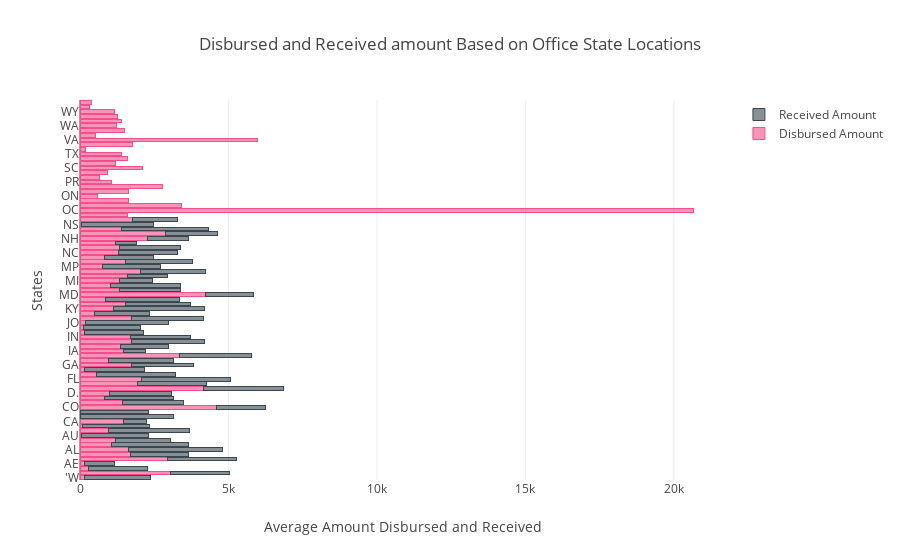

The notebook cell this image was saved under:
### Code cell
y=statesColDF['rec_sta'][statesColDF['rec_sta'].str.len()==2]
x1=statesColDF['dis_amo_x'][statesColDF['dis_amo_x']>0]
x2=statesColDF['dis_amo_y'][statesColDF['dis_amo_y']>0]

trace1 = go.Bar(
    y=y,
    x=x1,
    name='Disbursed Amount',
    orientation = 'h',
    marker = dict(
        color = 'rgba(246, 78, 139, 0.6)',
        line = dict(
            color = 'rgba(246, 78, 139, 1.0)',
            width = 1)
    )
)
trace2 = go.Bar(
    y=y,
    x=x2,
    name='Received Amount',
    orientation = 'h',
    marker = dict(
        color = 'rgba(58, 71, 80, 0.6)',
        line = dict(
            color = 'rgba(58, 71, 80, 1.0)',
            width = 1)
        
    )
)

data = [trace1, trace2]
layout = go.Layout(
    barmode='stack',
    title='Disbursed and Received amount Based on Office State Locations',
    xaxis = dict(title = 'Average Amount Disbursed and Received'),
    yaxis = dict(title = 'States')
)


fig = go.Figure(data=data, layout=layout)
py.offline.iplot(fig)

### Figure 1 — Plotly figure (JSON) as saved in the notebook; plotly's stock layout.template omitted (floating-point values rounded to 4 significant figures)
{"data": [{"marker": {"color": "rgba(246, 78, 139, 0.6)", "line": {"color": "rgba(246, 78, 139, 1.0)", "width": 1}}, "name": "Disbursed Amount", "orientation": "h", "type": "bar", "x": [167.6, 3042.0, 295.5, 145, 2950, 1688.0, 1636.0, 1052.0, 1192.0, 60, 966.1, 86.81, 1474.0, 25, 9.99, 4614.0, 1441.0, 837, 1000, 4176.0, 1922.0, 2071.0, 545.9, 134.7, 1751.0, 962.7, 3342.0, 1464.0, 1376.0, 1736.0, 1715.0, 150.0, 102.0, 172.0, 1741.0, 500, 1123.0, 1517.0, 845.8, 4214.0, 1319.0, 1035.0, 1326.0, 1602.0, 2046.0, 771.2, 1533.0, 837.5, 1282.0, 1337.0, 1193.0, 2262.0, 2867.0, 1409.0, 62.7, 1753.0, 1583.0, 20670.0, 3416.0, 1620.0, 602.2, 1623.0, 2786.0, 1047.0, 664.5, 919.4, 2102.0, 1187.0, 1588.0, 1411.0, 177.0, 1759.0, 5979.0, 537.4, 1510.0, 1214.0, 1400.0, 1257.0, 1152.0, 329.8, 397.1], "y": ["'W", "AA", "AB", "AE", "AI", "AK", "AL", "AR", "AS", "AU", "AZ", "BC", "CA", "CC", "CN", "CO", "CT", "CZ", "D.", "DC", "DE", "FL", "FM", "FR", "GA", "GU", "HI", "IA", "ID", "IL", "IN", "IR", "IS", "JO", "KS", "KU", "KY", "LA", "MA", "MD", "ME", "MH", "MI", "MN", "MO", "MP", "MS", "MT", "NC", "ND", "NE", "NH", "NJ", "NM", "NS", "NV", "NY", "OC", "OH", "OK", "ON", "OR", "PA", "PR", "QC", "RI", "SC", "SD", "TN", "TX", "UK", "UT", "VA", "VI", "VT", "WA", "WI", "WV", "WY", "XX", "ZZ"]}, {"marker": {"color": "rgba(58, 71, 80, 0.6)", "line": {"color": "rgba(58, 71, 80, 1.0)", "width": 1}}, "name": "Received Amount", "orientation": "h", "type": "bar", "x": [2211.0, 1998.0, 1990.0, 1013.0, 2322.0, 1973.0, 3170.0, 2608.0, 1855.0, 2249.0, 2711.0, 2258.0, 766.0, 3128.0, 2290.0, 1635.0, 2033.0, 2301.0, 2098.0, 2680.0, 2327.0, 3005.0, 2684.0, 2022.0, 2077.0, 2190.0, 2432.0, 743.2, 1597.0, 2446.0, 1999.0, 1993.0, 1931.0, 2815.0, 2418.0, 1851.0, 3056.0, 2210.0, 2500.0, 1616.0, 2051.0, 2362.0, 1102.0, 1336.0, 2186.0, 1948.0, 2258.0, 1637.0, 2016.0, 2059.0, 709.8, 1408.0, 1774.0, 2916.0, 2409.0, 1532.0], "y": ["'W", "AA", "AB", "AE", "AI", "AK", "AL", "AR", "AS", "AU", "AZ", "BC", "CA", "CC", "CN", "CO", "CT", "CZ", "D.", "DC", "DE", "FL", "FM", "FR", "GA", "GU", "HI", "IA", "ID", "IL", "IN", "IR", "IS", "JO", "KS", "KU", "KY", "LA", "MA", "MD", "ME", "MH", "MI", "MN", "MO", "MP", "MS", "MT", "NC", "ND", "NE", "NH", "NJ", "NM", "NS", "NV", "NY", "OC", "OH", "OK", "ON", "OR", "PA", "PR", "QC", "RI", "SC", "SD", "TN", "TX", "UK", "UT", "VA", "VI", "VT", "WA", "WI", "WV", "WY", "XX", "ZZ"]}], "layout": {"barmode": "stack", "title": "Disbursed and Received amount Based on Office State Locations", "xaxis": {"title": "Average Amount Disbursed and Received"}, "yaxis": {"title": "States"}}}
